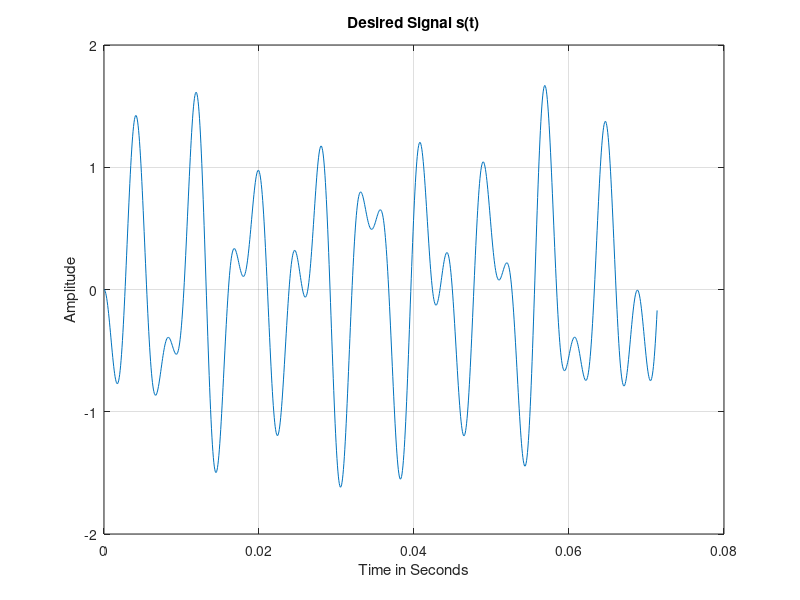
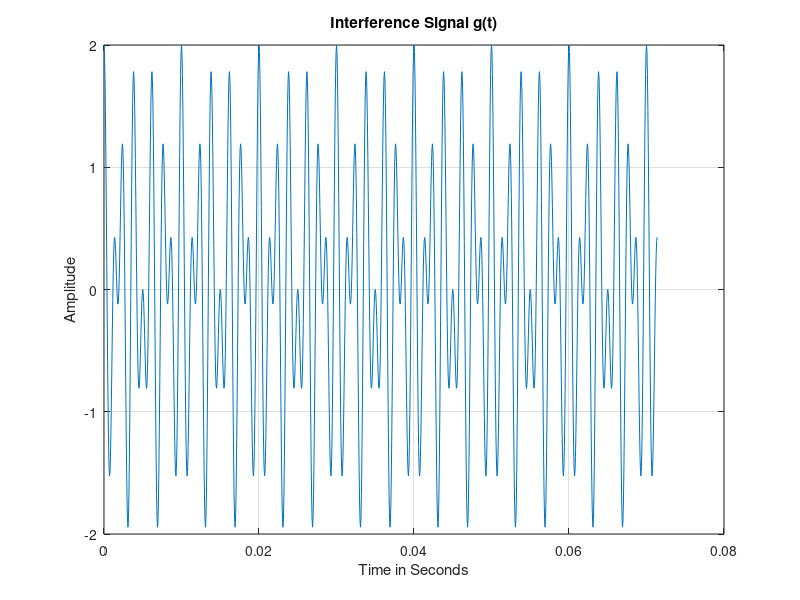
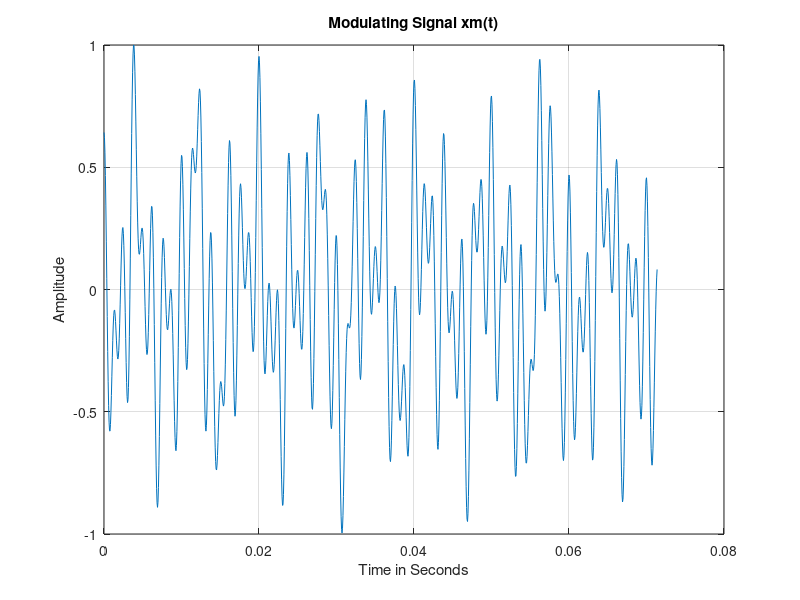
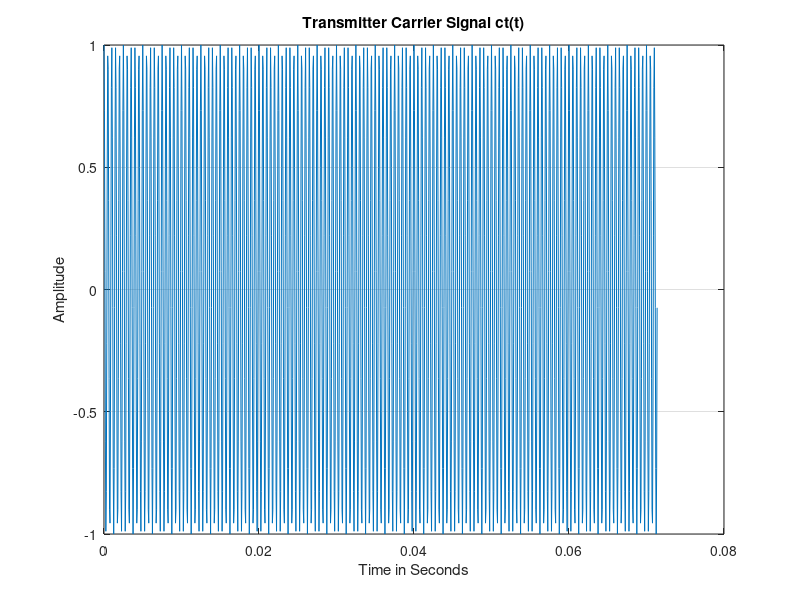

MATLAB code for these plots, in order:
%inel4301s096gp01t6hw01 
%Inel 4301 - Communication Theory I 
%MATLAB CLASS ASSIGNAMENT 01(MCA01) 
%Double Sideband Suppressed Carrier Systems 
%Prof. Domingo Antonio Rodríguez 
% 
%% 
%%PARAMETER SETTINGS****************************** 
%% 
clear all 
close all 
Fs=16800;           %Sampling frequency 
Ts=1/Fs;            %Sampling time or temporal resolution 
f1=131;             %First frequency component (C3) of s(t) 
f2=175;             %Second frequency component (F3) of s(t) 
f3=247;             %Third frequency component of (B3) s(t) 
fc=2000;            %Frequency of carrier signal > 2*fm 
fm=500;             %Bandwidth of desired signal s(t) 
Ns=1200;             %Number of samples of s(t) 
Tw=Ns*Ts;           %Time observation window for s(t) 
t=0:Ts:Tw-Ts;       %Time axis for desired signal s(t)  
%% 
%%TRANSMITTER SYSTEM****************************** 
%% 
s=(-7*cos(2*pi*f1*t)+2*cos(2*pi*f2*t)+5*cos(2*pi*f3*t))/8; 
g=1*cos(2*pi*800*t)+1*cos(2*pi*500*t);    %Interference signal g(t) 
max_sg=max(s+g);        %Absolute value of signal s(t)+g(t) 
xm=(s+g)/max_sg;        %Normalized Modulating signal xm(t)         
ct=cos(2*pi*fc*t);      %Transmitter carrier signal ct(t) 
xc=xm.*ct;              %Modulated signal xc(t) 
%% 
%%Transmitter's Band-Pass Filter Design 
%% 
fu=fc+fm;           %Upper cut-off frequency 
fl=fc-fm;           %Lower cut-off frequency 
wu=(2*fu)/Fs;       %Normalized upper frequency       
wl=(2*fl)/Fs;       %Normalized lower frequency 
wb=[wl wu];         %Bandwidth of band-pass filter 
Mb=501;             %Order of band-pass filter 
thB=0:Ts:Mb*Ts-Ts;  %Time axis of impulse response signal hB(t) 
hB=fir1(Mb-1,wb,'bandpass');    %Filter design function 
yci=conv(xc,hB);        %Discrete-time convolution operation 
lyci=length(yci);       %Length of yci=Ns+Mb-1; 
tyci=0:Ts:(lyci-1)*Ts;  %Time axis of signal yci(t) 
%% 
%% COMMUNICATION CHANNEL************************** 
%%
nn=randn(lyci,1);           %AWGN with mean=0 and variance=1.

n=(1/1000)*transpose(nn);   %Attenuated noise signal n(t) 
yco=yci+0*n; 
%% 
%% RECEIVER SYSTEM******************************** 
%% 
cr=cos(2*pi*fc*tyci); 
yd=2*yco.*cr;       %Demodulated signal 
% 
%Low-Pass Filter Design*************************** 
% 
Wn=2*fm/Fs;         %Normalized cut-off frequency 
M=091;              %Order of the impulse response signal hL(t) 
thL=0:Ts:M*Ts-Ts;   %Time axis to plot impulse response signal 
hL=fir1(M-1,Wn);    %Impulse response signal 
% 
%Signal Filtering at the Receiver***************** 
% 
tr=0:Ts:(lyci+M-1)*Ts-Ts;   %Time axis for received signal 
xr=conv(yd,hL);             %Convolution operation for filtering 
Af=1;                       %Signal amplification factor 
xr=Af*xr; 
%% 
%%SIGNALS SPECTRA********************************** 
%% 
fres_s=1/(length(s)*Ts); 
faxis_s=-(Fs/2):fres_s:(Fs/2)-fres_s; 
Fss=fft(s); 
sFss=fftshift(Fss); 
asFss=abs(sFss); 
% 
fres_g=1/(length(g)*Ts); 
faxis_g=-(Fs/2):fres_g:(Fs/2)-fres_g; 
Fg=fft(g); 
sFg=fftshift(Fg); 
asFg=abs(sFg); 
% 
fres_xm=1/(length(xm)*Ts); 
faxis_xm=-(Fs/2):fres_xm:(Fs/2)-fres_xm; 
Fxm=fft(xm); 
sFxm=fftshift(Fxm); 
asFxm=abs(sFxm); 
% 
fres_ct=1/(length(ct)*Ts); 
faxis_ct=-(Fs/2):fres_ct:(Fs/2)-fres_ct; 
Fct=fft(ct); 
sFct=fftshift(Fct); 
asFct=abs(sFct); 
% 
fres_xc=1/(length(xc)*Ts); 

faxis_xc=-(Fs/2):fres_xc:(Fs/2)-fres_xc; 
Fxc=fft(xc); 
sFxc=fftshift(Fxc); 
asFxc=abs(sFxc); 
% 
fres_hB=1/(length(hB)*Ts); 
faxis_hB=-(Fs/2):fres_hB:(Fs/2)-fres_hB; 
FhB=fft(hB); 
sFhB=fftshift(FhB); 
asFhB=abs(sFhB); 
% 
fres_yci=1/(length(yci)*Ts); 
faxis_yci=-(Fs/2):fres_yci:(Fs/2)-fres_yci; 
Fyci=fft(yci); 
sFyci=fftshift(Fyci); 
asFyci=abs(sFyci); 
% 
fres_n=1/(length(n)*Ts); 
faxis_n=-(Fs/2):fres_n:(Fs/2)-fres_n; 
Fn=fft(n); 
sFn=fftshift(Fn); 
asFn=abs(sFn); 
% 
fres_yco=1/(length(yco)*Ts); 
faxis_yco=-(Fs/2):fres_yco:(Fs/2)-fres_yco; 
Fyco=fft(yco); 
sFyco=fftshift(Fyco); 
asFyco=abs(sFyco); 
% 
fres_cr=1/(length(cr)*Ts); 
faxis_cr=-(Fs/2):fres_cr:(Fs/2)-fres_cr; 
Fcr=fft(cr); 
sFcr=fftshift(Fcr); 
asFcr=abs(sFcr); 
% 
fres_yd=1/(length(yd)*Ts); 
faxis_yd=-(Fs/2):fres_yd:(Fs/2)-fres_yd; 
Fyd=fft(yd); 
sFyd=fftshift(Fyd); 
asFyd=abs(sFyd); 
% 
fres_hL=1/(length(hL)*Ts); 
faxis_hL=-(Fs/2):fres_hL:(Fs/2)-fres_hL; 
FhL=fft(hL); 
sFhL=fftshift(FhL); 
asFhL=abs(sFhL); 
% 
fres_xr=1/(length(xr)*Ts); 
faxis_xr=-(Fs/2):fres_xr:(Fs/2)-fres_xr;

Fxr=fft(xr); 
sFxr=fftshift(Fxr); 
asFxr=abs(sFxr); 
% 
%% 
%%PLOTS******************************************* 
%% 
% 
figure 
plot(t,s)               
grid 
xlabel('Time in Seconds') 
ylabel('Amplitude') 
title('Desired Signal s(t)') 
% 
figure 
plot(t,g)               
grid 
xlabel('Time in Seconds') 
ylabel('Amplitude') 
title('Interference Signal g(t)') 
% 
figure 
plot(t,xm)               
grid 
xlabel('Time in Seconds') 
ylabel('Amplitude') 
title('Modulating Signal xm(t)') 
% 
figure 
plot(t,ct) 
grid 
xlabel('Time in Seconds') 
ylabel('Amplitude') 
title('Transmitter Carrier Signal ct(t)') 
% 
figure 
plot(t,xc) 
grid 
xlabel('Time in Seconds') 
ylabel('Amplitude') 
title('Modulated Signal xc(t)') 
% 
figure 
plot(thB,hB,thB,hB,'o') 
grid 
xlabel('Time in Seconds') 
ylabel('Amplitude') 
title('Impulse Response Signal hB(t)')

% 
figure 
plot(tyci,yci) 
grid 
xlabel('Time in Seconds') 
ylabel('Amplitude') 
title('Channel Input Signal yci(t)') 
% 
figure 
plot(tyci,n) 
grid 
xlabel('Time in Seconds') 
ylabel('Amplitude') 
title('Channel Noise Signal n(t)') 
% 
figure 
plot(tyci,yco) 
grid 
xlabel('Time in Seconds') 
ylabel('Amplitude') 
title('Channel Output Signal yco(t)') 
% 
figure 
plot(tyci,cr) 
grid 
xlabel('Time in Seconds') 
ylabel('Amplitude') 
title('Receiver Carrier Signal cr(t)') 
% 
figure 
plot(tyci,yd) 
grid 
xlabel('Time in Seconds') 
ylabel('Amplitude') 
title('Demodulated Signal yd(t)') 
% 
figure 
plot(thL,hL,thL,hL,'o') 
grid 
xlabel('Time in Seconds') 
ylabel('Amplitude') 
title('Impulse Response Signal hL(t)') 
% 
figure 
plot(tr,xr) 
grid 
xlabel('Time in Seconds') 
ylabel('Amplitude') 
title('Receiver Output Signal Signal xr')

% 
figure 
plot(tr,xr) 
grid 
xlabel('Time in Seconds') 
ylabel('Amplitude') 
title('Signals s(t) vs. xr(t)') 
hold on 
plot(t,s) 
hold off 
% 
figure 
plot(faxis_s,asFss) 
grid 
xlabel('Frequency in Hertz') 
ylabel('Magnitude') 
title('Spectrum of Desired Signal s(t)') 
% 
figure 
plot(faxis_g,asFg) 
grid 
xlabel('Frequency in Hertz') 
ylabel('Magnitude') 
title('Spectrum of Interference Signa g(t)') 
% 
figure 
plot(faxis_xm,asFxm) 
grid 
xlabel('Frequency in Hertz') 
ylabel('Magnitude') 
title('Spectrum of Modulating Signal xm(t)') 
% 
figure 
plot(faxis_ct,asFct) 
grid 
xlabel('Frequency in Hertz') 
ylabel('Magnitude') 
title('Spectrum of Carrier Signal ct(t)') 
% 
figure 
plot(faxis_xc,asFxc) 
grid 
xlabel('Frequency in Hertz') 
ylabel('Magnitude') 
title('Spectrum of Modulated Signal xc(t)') 
% 
figure 
plot(faxis_hB,asFhB,faxis_hB,asFhB,'o') 
grid 

xlabel('Frequency in Hertz') 
ylabel('Magnitude') 
title('Spectrum of Band-Pass Filter Signal hB(t)') 
% 
figure 
plot(faxis_yci,asFyci) 
grid 
xlabel('Frequency in Hertz') 
ylabel('Magnitude') 
title('Spectrum of Channel Input Signal yci(t)') 
% 
figure 
plot(faxis_n,asFn) 
grid 
xlabel('Frequency in Hertz') 
ylabel('Magnitude') 
title('Spectrum of AWGN Signal n(t)') 
% 
figure 
plot(faxis_yco,asFyco) 
grid 
xlabel('Frequency in Hertz') 
ylabel('Magnitude') 
title('Spectrum of Channel Output Signal yco(t)') 
% 
figure 
plot(faxis_cr,asFcr) 
grid 
xlabel('Frequency in Hertz') 
ylabel('Magnitude') 
title('Spectrum of Receiver Carrier cr(t)') 
% 
figure 
plot(faxis_yd,asFyd) 
grid 
xlabel('Frequency in Hertz') 
ylabel('Magnitude') 
title('Spectrum of Demodulated Signal yd(t)') 
% 
figure 
plot(faxis_hL,asFhL,faxis_hL,asFhL,'o') 
grid 
xlabel('Frequency in Hertz') 
ylabel('Magnitude') 
title('Spectrum of Low-Pass Filter Signal hL(t)') 
% 
figure 
plot(faxis_xr,asFxr) 
grid 

xlabel('Frequency in Hertz') 
ylabel('Magnitude') 
title('Spectrum of Receiver Output Signal xr(t)') 
% 
figure 
plot(faxis_xr,asFxr) 
grid 
xlabel('Frequency in Hertz') 
ylabel('Magnitude') 
title('Spectra of Signals s(t) vs. xr(t)') 
hold on 
plot(faxis_s,asFss) 
hold off 
% 
sound(s,Fs) 
pause(2) 
sound(xm,Fs) 
pause(2) 
sound(xr,Fs) 
% 
clc 
disp('******************************') 
disp('Simulation ended succesfully') 
disp('******************************') 